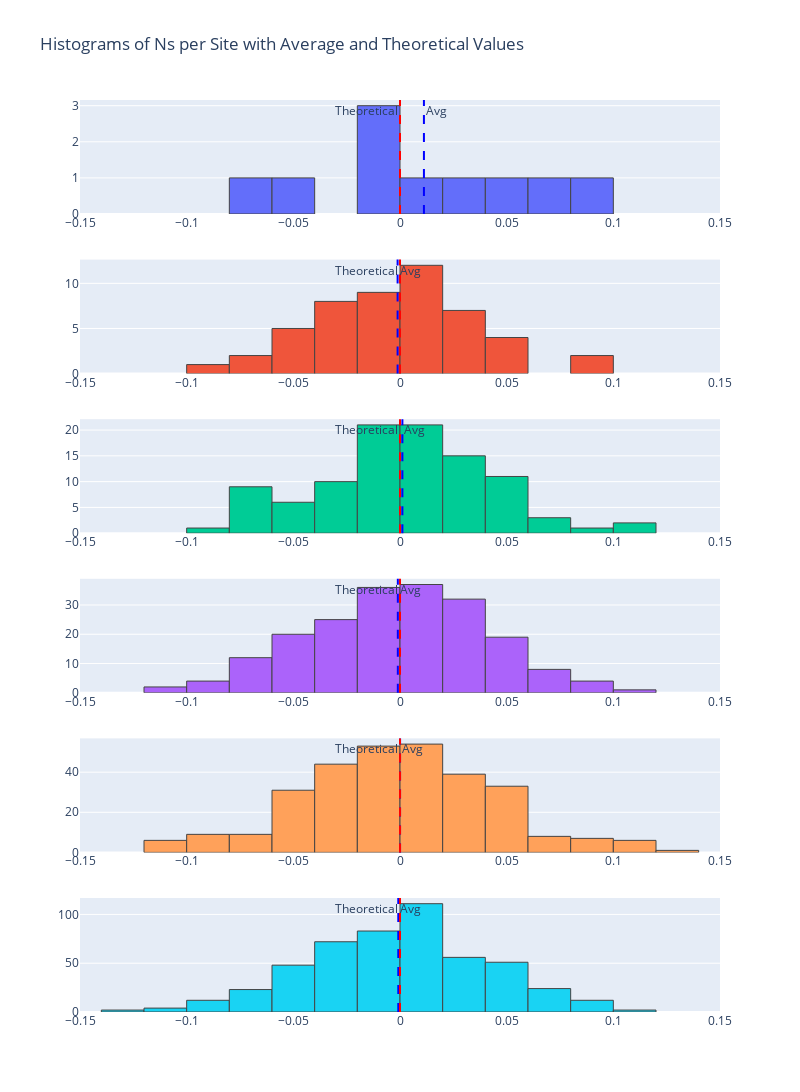

Write notebook code for a chart like this one.
### Code cell
plot_ns_per_site_histograms(error_ns_dict_repeat_1)

### Figure 1 — Plotly figure (JSON) as saved in the notebook; plotly's stock layout.template omitted (floating-point values rounded to 4 significant figures; data arrays with more than 128 entries replaced by an {"elided": "..."} marker saying what was removed)
{"data": [{"marker": {"line": {"width": 1}}, "name": "Ns per Site - Rep 10", "type": "histogram", "x": [-0.003481, 0.09952, -0.002481, 0.07452, -0.05648, -0.07448, -0.001481, 0.04352, 0.03052, 0.002519], "xaxis": "x", "xbins": {"end": 0.2, "size": 0.02, "start": -0.2}, "yaxis": "y"}, {"marker": {"line": {"width": 1}}, "name": "Ns per Site - Rep 50", "type": "histogram", "x": [0.000519, 0.03852, 0.03352, -0.007481, -0.006481, 0.03552, -0.02548, 0.01052, -0.03548, 0.03952, -0.02448, 0.004519, 0.09952, -0.05748, 0.000519, -0.04748, -0.000481, 0.08452, 0.01652, -0.03748, -0.000481, 0.03752, 0.01952, 0.05352, -0.03748, 0.01752, -0.01948, -0.02848, 0.007519, -0.04548, 0.002519, 0.05052, -0.02448, 0.04552, -0.08248, 0.04152, -0.04848, 0.01952, -0.01548, 0.01152, -0.04748, -0.07848, -0.008481, -0.06648, 0.006519, 0.03452, 0.02952, -0.008481, -0.003481, -0.03948], "xaxis": "x2", "xbins": {"end": 0.2, "size": 0.02, "start": -0.2}, "yaxis": "y2"}, {"marker": {"line": {"width": 1}}, "name": "Ns per Site - Rep 100", "type": "histogram", "x": [-0.07248, -0.06548, -0.03048, -0.05748, 0.1095, 0.05252, -0.07448, 0.01452, 0.03152, 0.04352, 0.04352, -0.05048, -0.007481, -0.01648, 0.02352, 0.03452, 0.04852, 0.01252, -0.01848, 0.002519, 0.01252, 0.001519, 0.01852, -0.01648, -0.03348, 0.04052, -0.009481, -0.07148, 0.003519, -0.005481, -0.04748, -0.000481, -0.02348, -0.01248, -0.02648, -0.01048, 0.02452, 0.01952, 0.02052, 0.02252, 0.04452, 0.05452, 0.01052, 0.03152, 0.03752, -0.000481, 0.03152, -0.08248, -0.03348, -0.06948, -0.01648, 0.02052, -0.02248, -0.07448, 0.01152, -0.004481, 0.04852, -0.007481, -0.008481, 0.06552, -0.06248, 0.01052, 0.01152, 0.1055, -0.07848, -0.01848, -0.007481, 0.01352, 0.005519, -0.01048, -0.04448, 0.005519, 0.01152, 0.02352, -0.03348, 0.02152, 0.04952, -0.07648, 0.07552, -0.01648, -0.008481, 0.007519, -0.03948, 0.07252, 0.03352, 0.08252, 0.01252, 0.01852, -0.02748, 0.05452, -0.01548, -0.008481, -0.05548, 0.03152, 0.02552, 0.04052, 0.01052, -0.05748, 0.01952, -0.03648], "xaxis": "x3", "xbins": {"end": 0.2, "size": 0.02, "start": -0.2}, "yaxis": "y3"}, {"marker": {"line": {"width": 1}}, "name": "Ns per Site - Rep 200", "type": "histogram", "x": {"elided": "200 float values"}, "xaxis": "x4", "xbins": {"end": 0.2, "size": 0.02, "start": -0.2}, "yaxis": "y4"}, {"marker": {"line": {"width": 1}}, "name": "Ns per Site - Rep 300", "type": "histogram", "x": {"elided": "300 float values"}, "xaxis": "x5", "xbins": {"end": 0.2, "size": 0.02, "start": -0.2}, "yaxis": "y5"}, {"marker": {"line": {"width": 1}}, "name": "Ns per Site - Rep 500", "type": "histogram", "x": {"elided": "500 float values"}, "xaxis": "x6", "xbins": {"end": 0.2, "size": 0.02, "start": -0.2}, "yaxis": "y6"}], "layout": {"annotations": [{"showarrow": false, "text": "Avg", "x": 0.01122, "xanchor": "left", "xref": "x", "y": 1, "yanchor": "top", "yref": "y domain"}, {"showarrow": false, "text": "Theoretical", "x": 0, "xanchor": "right", "xref": "x", "y": 1, "yanchor": "top", "yref": "y domain"}, {"showarrow": false, "text": "Avg", "x": -0.001121, "xanchor": "left", "xref": "x2", "y": 1, "yanchor": "top", "yref": "y2 domain"}, {"showarrow": false, "text": "Theoretical", "x": 0, "xanchor": "right", "xref": "x2", "y": 1, "yanchor": "top", "yref": "y2 domain"}, {"showarrow": false, "text": "Avg", "x": 0.001119, "xanchor": "left", "xref": "x3", "y": 1, "yanchor": "top", "yref": "y3 domain"}, {"showarrow": false, "text": "Theoretical", "x": 0, "xanchor": "right", "xref": "x3", "y": 1, "yanchor": "top", "yref": "y3 domain"}, {"showarrow": false, "text": "Avg", "x": -0.001016, "xanchor": "left", "xref": "x4", "y": 1, "yanchor": "top", "yref": "y4 domain"}, {"showarrow": false, "text": "Theoretical", "x": 0, "xanchor": "right", "xref": "x4", "y": 1, "yanchor": "top", "yref": "y4 domain"}, {"showarrow": false, "text": "Avg", "x": 3.565e-05, "xanchor": "left", "xref": "x5", "y": 1, "yanchor": "top", "yref": "y5 domain"}, {"showarrow": false, "text": "Theoretical", "x": 0, "xanchor": "right", "xref": "x5", "y": 1, "yanchor": "top", "yref": "y5 domain"}, {"showarrow": false, "text": "Avg", "x": -0.000805, "xanchor": "left", "xref": "x6", "y": 1, "yanchor": "top", "yref": "y6 domain"}, {"showarrow": false, "text": "Theoretical", "x": 0, "xanchor": "right", "xref": "x6", "y": 1, "yanchor": "top", "yref": "y6 domain"}], "height": 1800, "shapes": [{"line": {"color": "blue", "dash": "dash"}, "type": "line", "x0": 0.01122, "x1": 0.01122, "xref": "x", "y0": 0, "y1": 1, "yref": "y domain"}, {"line": {"color": "red", "dash": "dash"}, "type": "line", "x0": 0, "x1": 0, "xref": "x", "y0": 0, "y1": 1, "yref": "y domain"}, {"line": {"color": "blue", "dash": "dash"}, "type": "line", "x0": -0.001121, "x1": -0.001121, "xref": "x2", "y0": 0, "y1": 1, "yref": "y2 domain"}, {"line": {"color": "red", "dash": "dash"}, "type": "line", "x0": 0, "x1": 0, "xref": "x2", "y0": 0, "y1": 1, "yref": "y2 domain"}, {"line": {"color": "blue", "dash": "dash"}, "type": "line", "x0": 0.001119, "x1": 0.001119, "xref": "x3", "y0": 0, "y1": 1, "yref": "y3 domain"}, {"line": {"color": "red", "dash": "dash"}, "type": "line", "x0": 0, "x1": 0, "xref": "x3", "y0": 0, "y1": 1, "yref": "y3 domain"}, {"line": {"color": "blue", "dash": "dash"}, "type": "line", "x0": -0.001016, "x1": -0.001016, "xref": "x4", "y0": 0, "y1": 1, "yref": "y4 domain"}, {"line": {"color": "red", "dash": "dash"}, "type": "line", "x0": 0, "x1": 0, "xref": "x4", "y0": 0, "y1": 1, "yref": "y4 domain"}, {"line": {"color": "blue", "dash": "dash"}, "type": "line", "x0": 3.565e-05, "x1": 3.565e-05, "xref": "x5", "y0": 0, "y1": 1, "yref": "y5 domain"}, {"line": {"color": "red", "dash": "dash"}, "type": "line", "x0": 0, "x1": 0, "xref": "x5", "y0": 0, "y1": 1, "yref": "y5 domain"}, {"line": {"color": "blue", "dash": "dash"}, "type": "line", "x0": -0.000805, "x1": -0.000805, "xref": "x6", "y0": 0, "y1": 1, "yref": "y6 domain"}, {"line": {"color": "red", "dash": "dash"}, "type": "line", "x0": 0, "x1": 0, "xref": "x6", "y0": 0, "y1": 1, "yref": "y6 domain"}], "showlegend": false, "title": {"text": "Histograms of Ns per Site with Average and Theoretical Values"}, "width": 800, "xaxis": {"anchor": "y", "domain": [0, 1], "range": [-0.15, 0.15]}, "xaxis2": {"anchor": "y2", "domain": [0, 1], "range": [-0.15, 0.15]}, "xaxis3": {"anchor": "y3", "domain": [0, 1], "range": [-0.15, 0.15]}, "xaxis4": {"anchor": "y4", "domain": [0, 1], "range": [-0.15, 0.15]}, "xaxis5": {"anchor": "y5", "domain": [0, 1], "range": [-0.15, 0.15]}, "xaxis6": {"anchor": "y6", "domain": [0, 1], "range": [-0.15, 0.15]}, "yaxis": {"anchor": "x", "domain": [0.875, 1]}, "yaxis2": {"anchor": "x2", "domain": [0.7, 0.825]}, "yaxis3": {"anchor": "x3", "domain": [0.525, 0.65]}, "yaxis4": {"anchor": "x4", "domain": [0.35, 0.475]}, "yaxis5": {"anchor": "x5", "domain": [0.175, 0.3]}, "yaxis6": {"anchor": "x6", "domain": [0, 0.125]}}}
